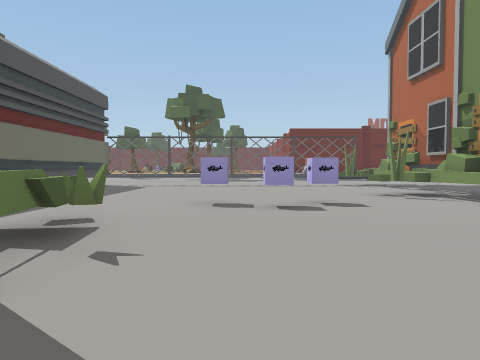
view 1 (above)

17 first-person views from a walk through a Unity game level. The camera is 1.4 m above the floor, tilts 2° down and sees 70° across. The floor is counted in squares, 2 m on a side. Each view is taken from the middle of a square. On the plan, view 1 faces up. The plan holds only what a view shows up to about 11 squares ahead; the rest is blank. The place goes on beyond the plan. The player is left out.

view 2
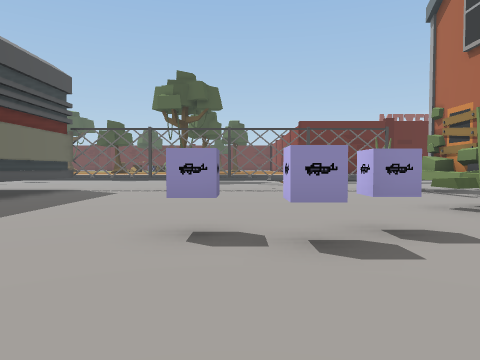

view 3
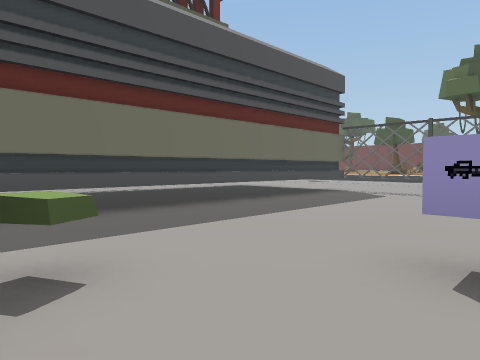

view 4
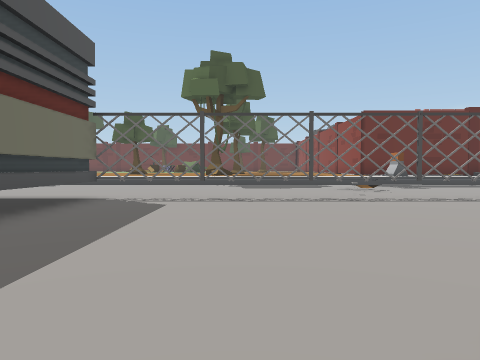

view 5
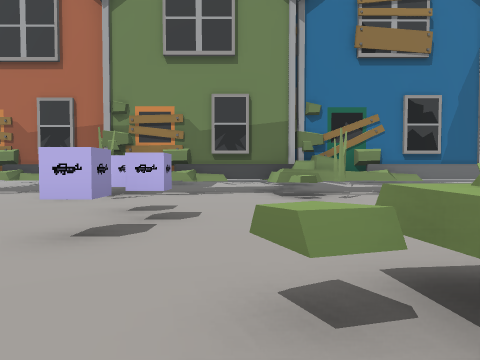

view 6
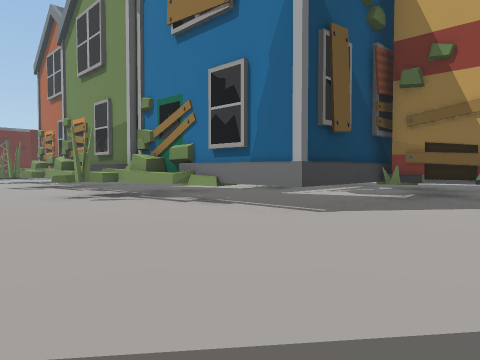

view 7
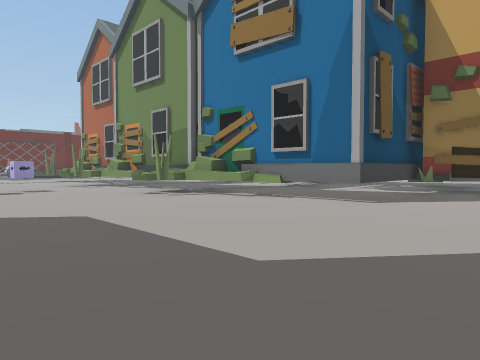

view 8
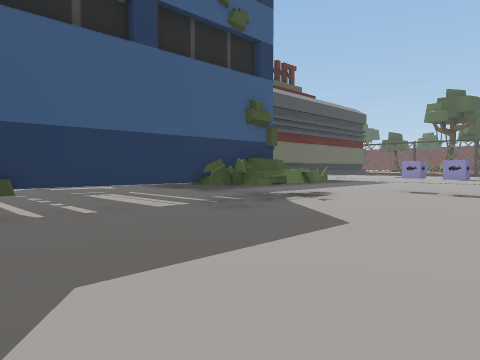

view 9
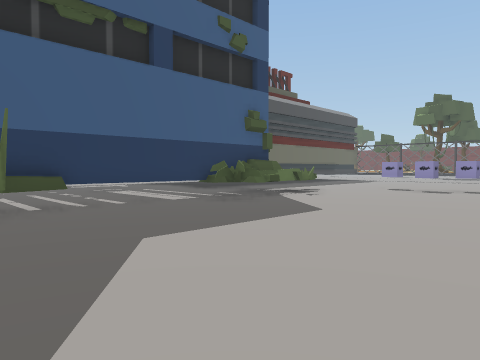

view 10
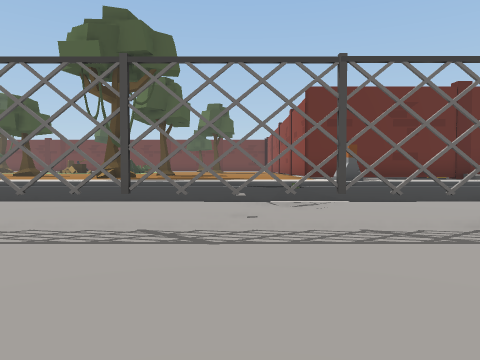

view 11
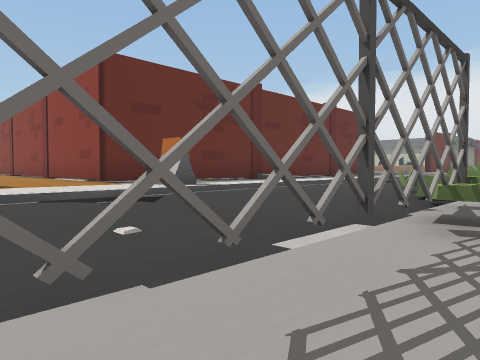

view 12
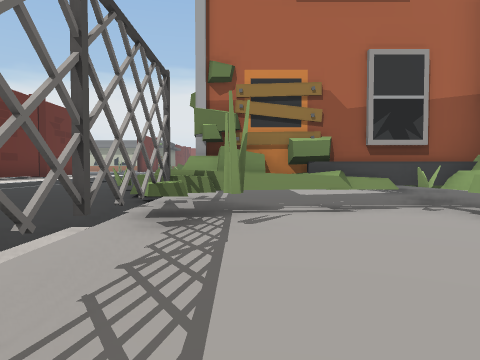

view 13
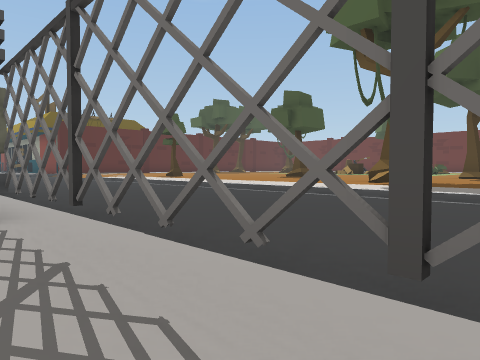

view 14
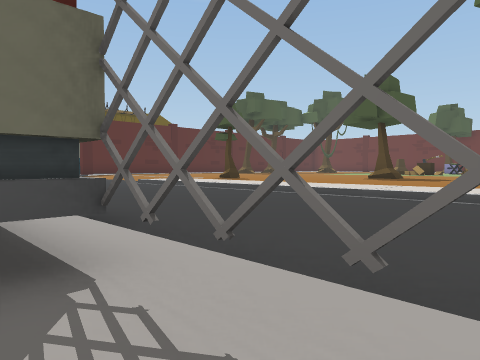

view 15
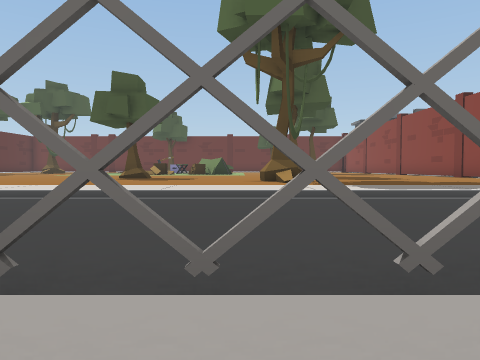

view 16
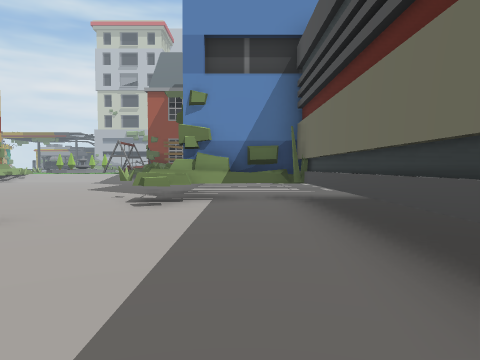

view 17
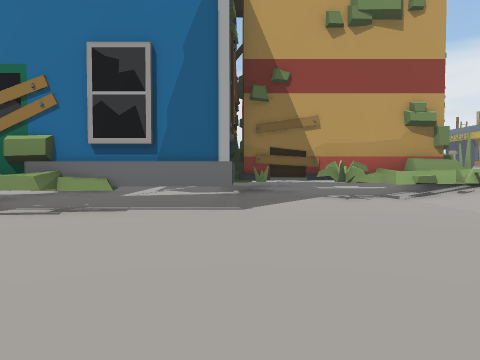

### Floor plan
Key: @ floor where view 1 was taken; # wall or solid block; x gap in a wall; . main floor; : floor 0.25 m higher than the main floor; + floor 0.5 m higher than the main floor; * floor 0.75 m higher than the main floor; / step, stairs or slope; = window, fence, low wall or low ledge; ^ raised ledge; O other object.
Columns run from 9 left of view 1 to 11 right of it. Each row starts with its distance up from view 1.
 25            *#
 24       *O   *#
 23   O*********#
 22 ************#
 21 ******O*****#
 20 ******/*****#########
 19 ************=O*****
 18 *************O*****
 17 ++++++++++*:++++++
 16 +++++++++++*++++++
 15 ++++++++++**+++=+
 14    #x#x##xx#####
 13    #.........###
 12    ^..........##
 11    ^...........#
 10    ^...........#
  9    ^........=^^#
  8    ^.........###
  7    ^.....O.O..##
  6    ^......O...##
  5    ^...=.......#
  4    ^..^^.....^##
  3     ###^.....###
  2       #^......##
  1       #^......^#
  0       #.#@.....#
 -1       #........#
 -2       #........####
 -3       #...........#
 -4       #^.........##
 -5         .........##

Positions as (right, up) in squares from view 1, and headings:
1: (0, 0), facing up
2: (0, 3), facing up
3: (0, 4), facing up-left
4: (-2, 6), facing up
5: (-4, 5), facing right
6: (1, -5), facing up-right
7: (-1, -5), facing up-right
8: (3, -4), facing up-left
9: (4, -5), facing up-left
10: (1, 10), facing up
11: (0, 13), facing up-right
12: (0, 13), facing right
13: (0, 13), facing up-left
14: (-3, 13), facing up-left
15: (-4, 13), facing up
16: (-4, 11), facing down
17: (0, -2), facing right
